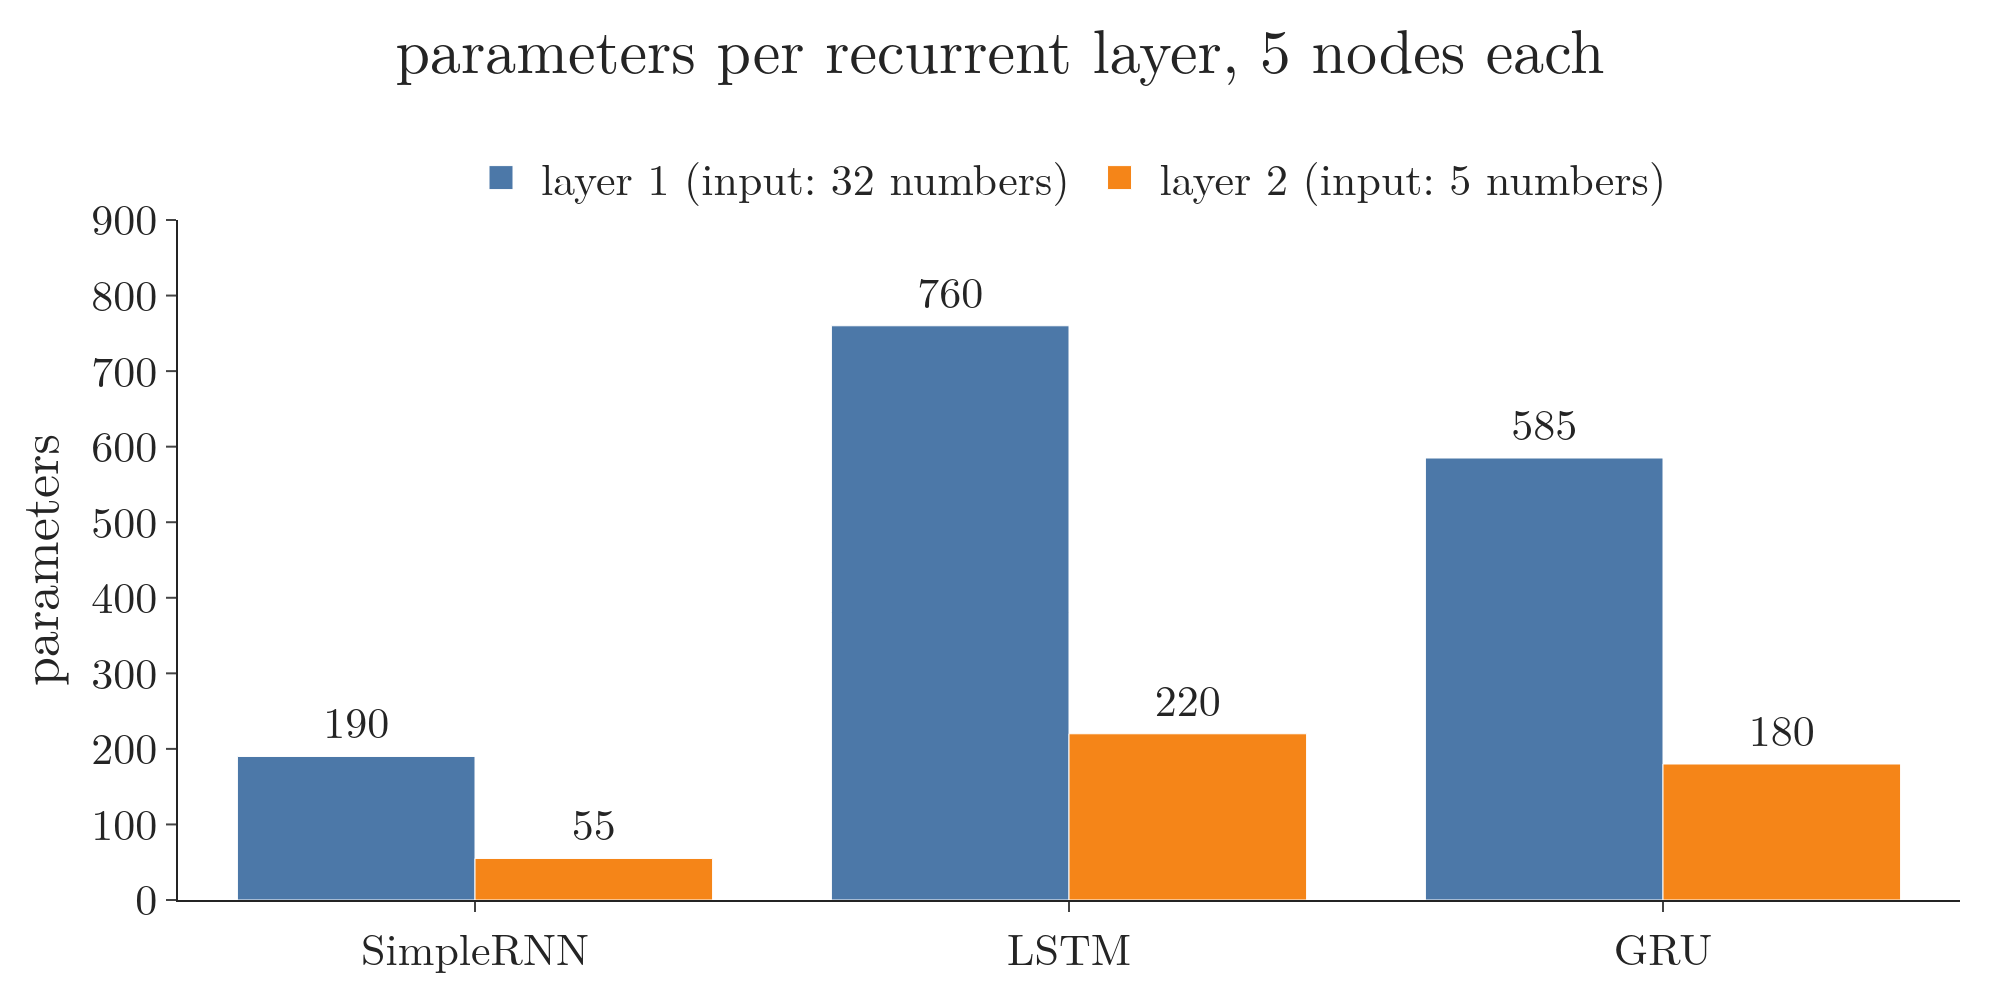

Reproduce this figure in Python.
"""Section 10: parameters of each recurrent layer in the two-layer model of section 6 (5 nodes per layer, 32-number
embeddings), for SimpleRNN, LSTM and GRU layers. Counts from data/imdb_params.csv (Keras model.summary() in the
Notebook), checked against the formulas: one, four and three copies of a simple layer (GRU: Keras' extra biases).
Run: python deep_params.py  -> deep_params.png (Plotly grouped bars)"""
from pathlib import Path

import pandas as pd
import plotly.graph_objects as go

from common import BLUE, ORANGE

HERE = Path(__file__).parent
p = pd.read_csv(HERE.parent / "data" / "imdb_params.csv").set_index("model")
simple = lambda d, u: d * u + u * u + u
assert list(p.loc["deep SimpleRNN", ["layer_1", "layer_2"]]) == [simple(32, 5), simple(5, 5)] == [190, 55]
assert list(p.loc["deep LSTM", ["layer_1", "layer_2"]]) == [4 * simple(32, 5), 4 * simple(5, 5)]
assert list(p.loc["deep GRU", ["layer_1", "layer_2"]]) == [3 * (simple(32, 5) + 5), 3 * (simple(5, 5) + 5)]

fig = go.Figure()
for col, name, colour in (("layer_1", "layer 1 (input: 32 numbers)", BLUE), ("layer_2", "layer 2 (input: 5 numbers)", ORANGE)):
    fig.add_trace(go.Bar(x=["SimpleRNN", "LSTM", "GRU"], y=p[col], name=name, marker_color=colour,
                         text=p[col], textposition="outside"))
fig.update_layout(template="simple_white", width=1000, height=500, font=dict(family="Latin Modern Roman", size=22),
                  title=dict(text="parameters per recurrent layer, 5 nodes each", x=0.5, y=0.97), barmode="group",
                  yaxis=dict(title="parameters", range=[0, 900]), legend=dict(orientation="h", x=0.5, xanchor="center", y=1.0, yanchor="bottom"),
                  margin=dict(l=80, r=20, t=110, b=50))

if __name__ == "__main__":
    fig.write_image(HERE / "deep_params.png", scale=2)
